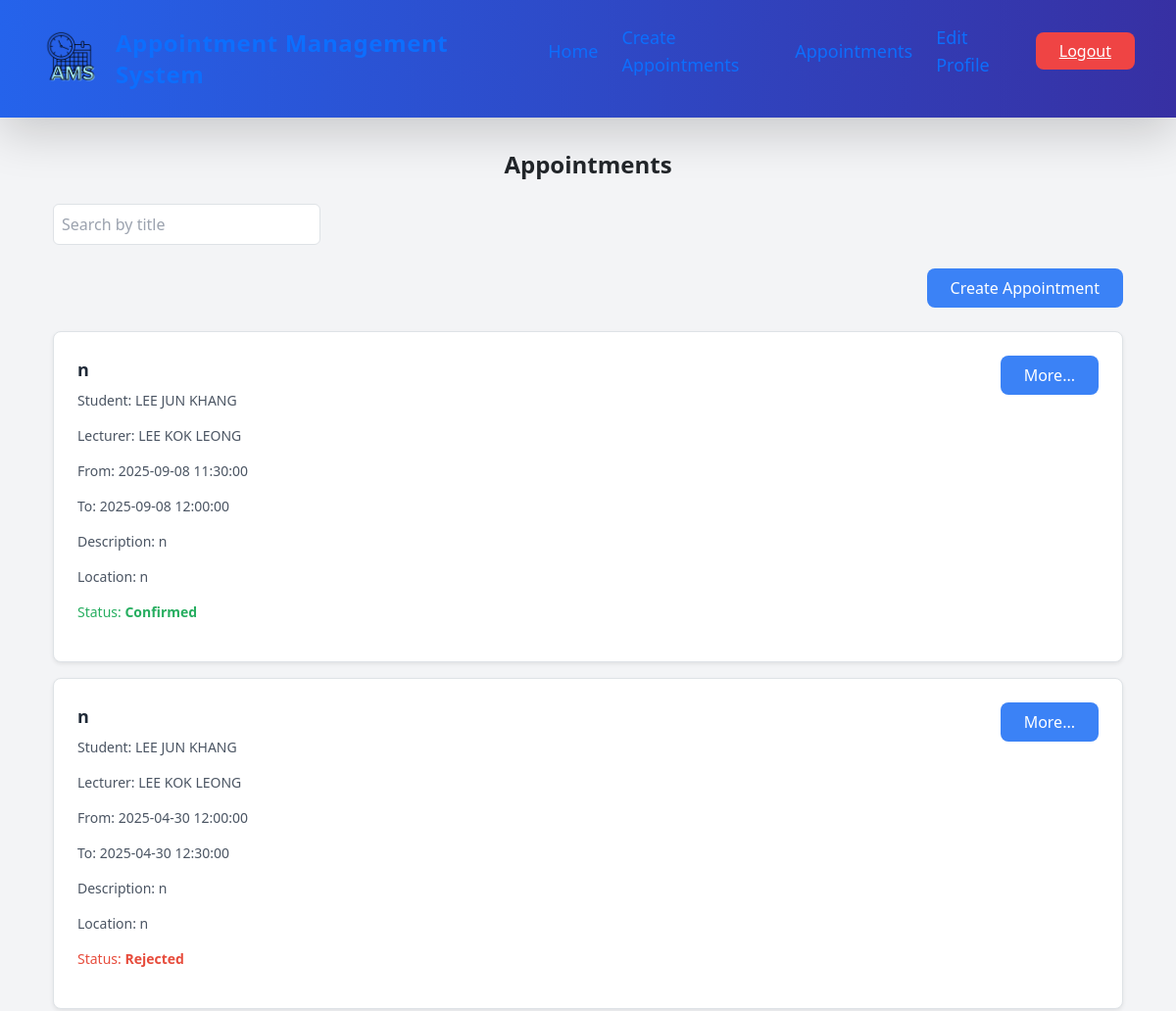
Before: /appointment_view.php (signed in, upper part) with the older database file.
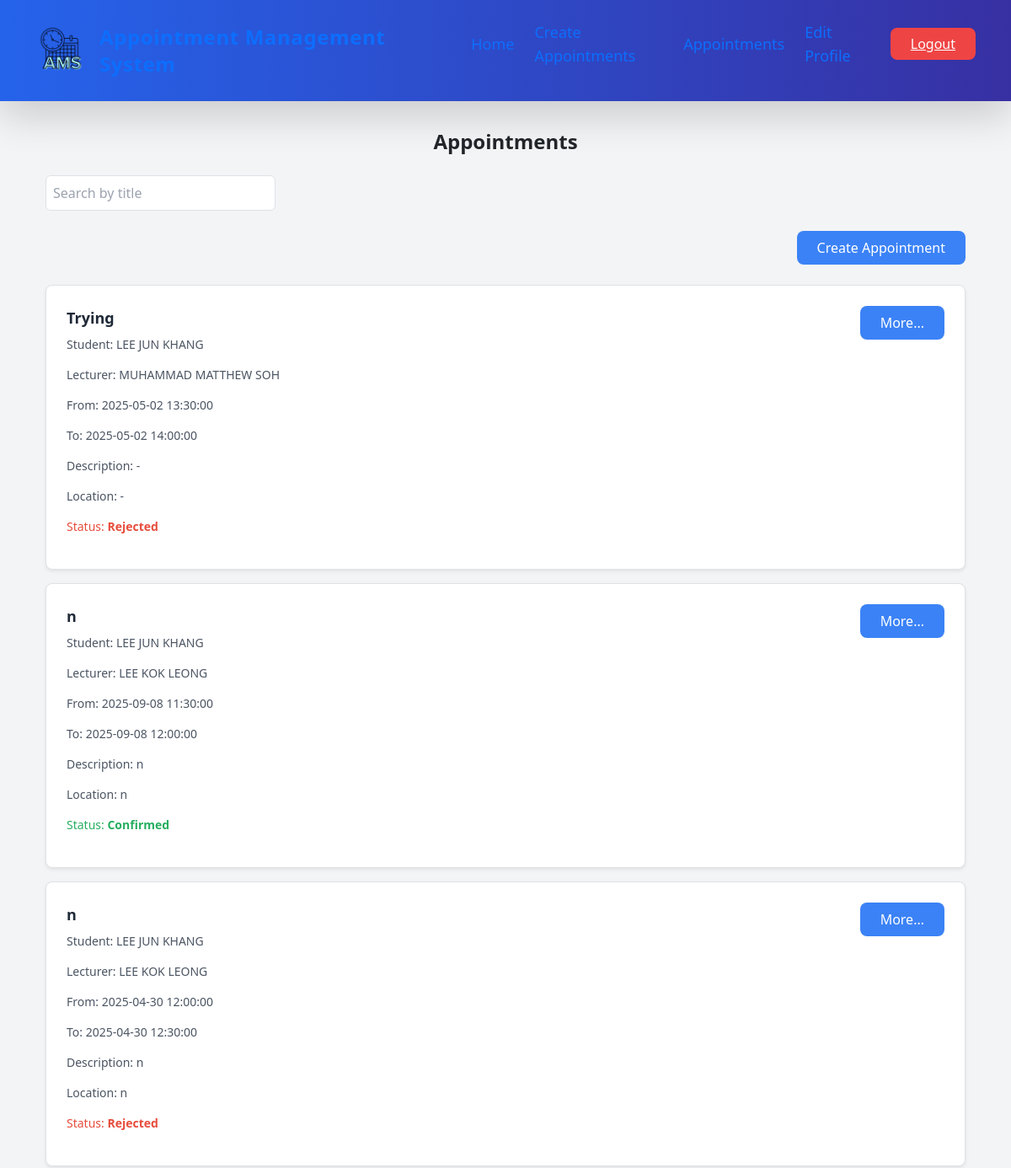
After: the same page with the newer database file.
### tables this page shows
CREATE TABLE `appointments` (
  `id` bigint(11) NOT NULL,
  `student_id` bigint(11) NOT NULL,
  `lecturer_id` bigint(11) NOT NULL,
  `title` varchar(100) NOT NULL,
  `start_datetime` datetime NOT NULL,
  `end_datetime` datetime NOT NULL,
  `status` enum('Confirmed','Rejected','Cancelled','Completed') DEFAULT 'Confirmed',
  `description` text DEFAULT NULL,
  `location` varchar(50) NOT NULL,
  `created_at` timestamp NOT NULL DEFAULT current_timestamp(),
  `updated_at` timestamp NOT NULL DEFAULT current_timestamp() ON UPDATE current_timestamp()
);

CREATE TABLE `users` (
  `id` bigint(11) NOT NULL,
  `username` varchar(100) NOT NULL,
  `email` varchar(100) NOT NULL,
  `role_id` int(1) NOT NULL,
  `reg_date` datetime NOT NULL,
  `password` varchar(255) NOT NULL,
  `contact_number` varchar(15) NOT NULL
);

### appointment_view.php (the view, shortened to what the changed rows need)
<?php
include("database.php");
$email = $_SESSION['email'];
$query = mysqli_query($con, "SELECT users.id,
users.username,
users.email,
users.contact_number,
users.role_id,
roles.role_name,
students.faculty
FROM users
INNER JOIN roles ON users.role_id = roles.id
INNER JOIN students ON students.user_id = users.id
WHERE users.email = '$email'");
while ($result = mysqli_fetch_assoc($query)) {
    $res_id = $result['id'];
}
?>
<!DOCTYPE html>
<html lang="en">
<head>
    <link href="https://cdn.jsdelivr.net/npm/tailwindcss@2.2.19/dist/tailwind.min.css" rel="stylesheet">
    <link href="https://cdn.jsdelivr.net/npm/bootstrap@5.3.3/dist/css/bootstrap.min.css" rel="stylesheet"
>
    <link rel="stylesheet" type="text/css"
        href="https://cdnjs.cloudflare.com/ajax/libs/font-awesome/6.6.0/css/all.min.css">
    <link rel="stylesheet" href="https://unicons.iconscout.com/release/v4.0.0/css/line.css">
</head>
<body class="bg-gray-100 font-merriweather">
    <main class="container mx-auto px-4 py-8">
        <div class="mb-6">
            <h2 class="text-2xl font-bold text-center mb-4">Appointments</h2>
        </div>
        <div class="space-y-4" id="appointment-list">
            <?php
            $sel_query = "SELECT appointments.*,
                u1.username AS student_name,
                u1.email AS student_email,
                u2.username AS lecturer_name,
                u2.email AS lecturer_email
            FROM appointments
            JOIN users u1 ON appointments.student_id = u1.id
            JOIN lecturers l ON appointments.lecturer_id = l.id
            JOIN users u2 ON l.user_id = u2.id
            WHERE appointments.student_id = ? OR appointments.lecturer_id = ?
            ORDER BY appointments.id DESC";
            $stmt = $con->prepare($sel_query);
            $stmt->bind_param('ii', $res_id, $res_id);
            $stmt->execute();
            $result = $stmt->get_result();
            if ($result->num_rows === 0) {
                echo "<p class='text-center text-gray-500'>No appointments found.</p>";
            } else {
                while ($row = mysqli_fetch_assoc($result)) {
                    $statusText = $row['status'] ?: 'Pending';
                    $statusClass = '';
                    switch ($statusText) {
                        case 'Confirmed':
                            $statusClass = 'status-confirmed';
                            break;
                        case 'Rejected':
                            $statusClass = 'status-rejected';
                            break;
                        case 'Completed':
                            $statusClass = 'status-completed';
                            break;
                    }
            ?>
                    <div class="bg-white border border-gray-200 rounded-lg p-4 shadow-sm">
                        <div class="flex justify-between items-start">
                            <div>
                                <h3 class="text-lg font-semibold text-gray-800"><?php echo htmlspecialchars($row['title']); ?>
                                </h3>
                                <p class="text-sm text-gray-600"><span class="font-medium">Student:</span>
                                    <?php echo htmlspecialchars($row['student_name']); ?></p>
                                <p class="text-sm text-gray-600"><span class="font-medium">Lecturer:</span>
                                    <?php echo htmlspecialchars($row['lecturer_name']); ?></p>
                                <p class="text-sm text-gray-600"><span class="font-medium">From:</span>
                                    <?php echo htmlspecialchars($row['start_datetime']); ?></p>
                                <p class="text-sm text-gray-600"><span class="font-medium">To:</span>
                                    <?php echo htmlspecialchars($row['end_datetime']); ?></p>
                                <p class="text-sm text-gray-600"><span class="font-medium">Description:</span>
                                    <?php echo htmlspecialchars($row['description']); ?></p>
                                <p class="text-sm text-gray-600"><span class="font-medium">Location:</span>
                                    <?php echo htmlspecialchars($row['location']); ?></p>
                                <p class="text-sm <?php echo $statusClass; ?>"><span class="font-medium">Status:</span>
                                    <?php echo htmlspecialchars($statusText); ?></p>
                            </div>
                            <div>
                                <?php if ($statusText !== 'Cancelled'): ?>
                                    <button type="button"
                                        class="bg-blue-500 text-white px-4 py-2 rounded-lg hover:bg-blue-600 transition-colors"
                                        data-bs-toggle="modal" data-bs-target="#updateModal"
                                        data-id="<?php echo $row['id']; ?>">More...</button>
                                <?php else: ?>
                                    <button type="button" class="bg-gray-300 text-gray-700 px-4 py-2 rounded-lg cursor-not-allowed"
                                        disabled>Cancelled</button>
                                <?php endif; ?>
                            </div>
                        </div>
                    </div>
            <?php
                }
            }
            ?>
        </div>
    </main>
    <?php include("footer.php"); ?>
</body>
</html>

Changed rows visible on the page:
added appointments: title "Trying", student.username "LEE JUN KHANG", users.username "MUHAMMAD MATTHEW SOH", start_datetime "2025-05-02 13:30:00", end_datetime "2025-05-02 14:00:00", description "-", location "-", status "Rejected"
